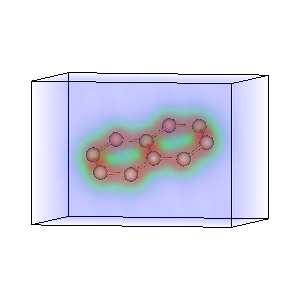

The script that drew this image:
#!/usr/bin/env python

# Volume render a Gaussian cube file with atoms, bonds, contours, and an outline.

import os

import vtkmodules.vtkInteractionStyle  # noqa: F401
import vtkmodules.vtkRenderingOpenGL2  # noqa: F401
import vtkmodules.vtkRenderingVolumeOpenGL2  # noqa: F401

from vtkmodules.vtkCommonDataModel import vtkPiecewiseFunction
from vtkmodules.vtkFiltersCore import (
    vtkContourFilter,
    vtkGlyph3D,
    vtkTubeFilter,
)
from vtkmodules.vtkFiltersModeling import vtkOutlineFilter
from vtkmodules.vtkFiltersSources import vtkSphereSource
from vtkmodules.vtkIOChemistry import vtkGaussianCubeReader
from vtkmodules.vtkImagingCore import vtkImageShiftScale
from vtkmodules.vtkRenderingCore import (
    vtkActor,
    vtkColorTransferFunction,
    vtkPolyDataMapper,
    vtkRenderWindow,
    vtkRenderWindowInteractor,
    vtkRenderer,
    vtkVolume,
    vtkVolumeProperty,
)
from vtkmodules.vtkRenderingVolume import vtkFixedPointVolumeRayCastMapper

data_dir = os.environ.get("VPE_DATA_DIR", os.path.dirname(os.path.abspath(__file__)))

# Read the Gaussian cube data
reader = vtkGaussianCubeReader()
reader.SetFileName(os.path.join(data_dir, "m4_TotalDensity.cube"))
reader.SetHBScale(1.1)
reader.SetBScale(10)
reader.Update()

scalar_range = reader.GetGridOutput().GetPointData().GetScalars().GetRange()
min_val = scalar_range[0]
max_val = scalar_range[1]

# Shift and scale to unsigned char
reader_ss = vtkImageShiftScale()
reader_ss.SetInputData(reader.GetGridOutput())
reader_ss.SetShift(min_val * -1)
reader_ss.SetScale(255 / (max_val - min_val))
reader_ss.SetOutputScalarTypeToUnsignedChar()

# Outline
bounds = vtkOutlineFilter()
bounds.SetInputData(reader.GetGridOutput())

bounds_mapper = vtkPolyDataMapper()
bounds_mapper.SetInputConnection(bounds.GetOutputPort())

bounds_actor = vtkActor()
bounds_actor.SetMapper(bounds_mapper)
bounds_actor.GetProperty().SetColor(0, 0, 0)

# Contour
contour = vtkContourFilter()
contour.SetInputData(reader.GetGridOutput())
contour.GenerateValues(5, 0, 0.05)

contour_mapper = vtkPolyDataMapper()
contour_mapper.SetInputConnection(contour.GetOutputPort())
contour_mapper.SetScalarRange(0, 0.1)
contour_mapper.GetLookupTable().SetHueRange(0.32, 0)

contour_actor = vtkActor()
contour_actor.SetMapper(contour_mapper)
contour_actor.GetProperty().SetOpacity(0.5)

# Opacity transfer function
opacity_transfer_function = vtkPiecewiseFunction()
opacity_transfer_function.AddPoint(0, 0.01)
opacity_transfer_function.AddPoint(255, 0.35)
opacity_transfer_function.ClampingOn()

# Color transfer function
color_transfer_function = vtkColorTransferFunction()
color_transfer_function.AddHSVPoint(0.0, 0.66, 1.0, 1.0)
color_transfer_function.AddHSVPoint(50.0, 0.33, 1.0, 1.0)
color_transfer_function.AddHSVPoint(100.0, 0.00, 1.0, 1.0)

# Volume property
volume_property = vtkVolumeProperty()
volume_property.SetColor(color_transfer_function)
volume_property.SetScalarOpacity(opacity_transfer_function)
volume_property.SetInterpolationTypeToLinear()

# Volume mapper
volume_mapper = vtkFixedPointVolumeRayCastMapper()
volume_mapper.SetInputConnection(reader_ss.GetOutputPort())

# Volume
volume = vtkVolume()
volume.SetMapper(volume_mapper)
volume.SetProperty(volume_property)

# Atom glyphs
sphere = vtkSphereSource()
sphere.SetCenter(0, 0, 0)
sphere.SetRadius(1)
sphere.SetThetaResolution(16)
sphere.SetStartTheta(0)
sphere.SetEndTheta(360)
sphere.SetPhiResolution(16)
sphere.SetStartPhi(0)
sphere.SetEndPhi(180)

glyph = vtkGlyph3D()
glyph.SetInputConnection(reader.GetOutputPort())
glyph.SetOrient(1)
glyph.SetColorMode(1)
glyph.SetScaleMode(2)
glyph.SetScaleFactor(0.6)
glyph.SetSourceConnection(sphere.GetOutputPort())

atoms_mapper = vtkPolyDataMapper()
atoms_mapper.SetInputConnection(glyph.GetOutputPort())
atoms_mapper.UseLookupTableScalarRangeOff()
atoms_mapper.SetScalarVisibility(1)
atoms_mapper.SetScalarModeToDefault()

atoms_actor = vtkActor()
atoms_actor.SetMapper(atoms_mapper)
atoms_actor.GetProperty().SetRepresentationToSurface()
atoms_actor.GetProperty().SetInterpolationToGouraud()
atoms_actor.GetProperty().SetAmbient(0.15)
atoms_actor.GetProperty().SetDiffuse(0.85)
atoms_actor.GetProperty().SetSpecular(0.1)
atoms_actor.GetProperty().SetSpecularPower(100)
atoms_actor.GetProperty().SetSpecularColor(1, 1, 1)
atoms_actor.GetProperty().SetColor(1, 1, 1)

# Bond tubes
tube = vtkTubeFilter()
tube.SetInputConnection(reader.GetOutputPort())
tube.SetNumberOfSides(16)
tube.SetCapping(0)
tube.SetRadius(0.2)
tube.SetVaryRadius(0)
tube.SetRadiusFactor(10)

bonds_mapper = vtkPolyDataMapper()
bonds_mapper.SetInputConnection(tube.GetOutputPort())
bonds_mapper.UseLookupTableScalarRangeOff()
bonds_mapper.SetScalarVisibility(1)
bonds_mapper.SetScalarModeToDefault()

bonds_actor = vtkActor()
bonds_actor.SetMapper(bonds_mapper)
bonds_actor.GetProperty().SetRepresentationToSurface()
bonds_actor.GetProperty().SetInterpolationToGouraud()
bonds_actor.GetProperty().SetAmbient(0.15)
bonds_actor.GetProperty().SetDiffuse(0.85)
bonds_actor.GetProperty().SetSpecular(0.1)
bonds_actor.GetProperty().SetSpecularPower(100)
bonds_actor.GetProperty().SetSpecularColor(1, 1, 1)
bonds_actor.GetProperty().SetColor(1, 1, 1)

renderer = vtkRenderer()
renderer.AddVolume(volume)
renderer.AddActor(bounds_actor)
renderer.AddActor(atoms_actor)
renderer.AddActor(bonds_actor)
renderer.SetBackground(1, 1, 1)

render_window = vtkRenderWindow()
render_window.SetMultiSamples(0)
render_window.SetSize(300, 300)
render_window.AddRenderer(renderer)
render_window.SetWindowName("gaussian")

interactor = vtkRenderWindowInteractor()
interactor.SetRenderWindow(render_window)

# Scene
renderer.GetActiveCamera().ParallelProjectionOn()
renderer.GetActiveCamera().SetViewUp(0, 1, 0)
renderer.GetActiveCamera().SetFocalPoint(12, 10.5, 15)
renderer.GetActiveCamera().SetPosition(-70, 15, 34)
renderer.GetActiveCamera().ComputeViewPlaneNormal()
renderer.ResetCamera()

interactor.Initialize()
interactor.Start()
